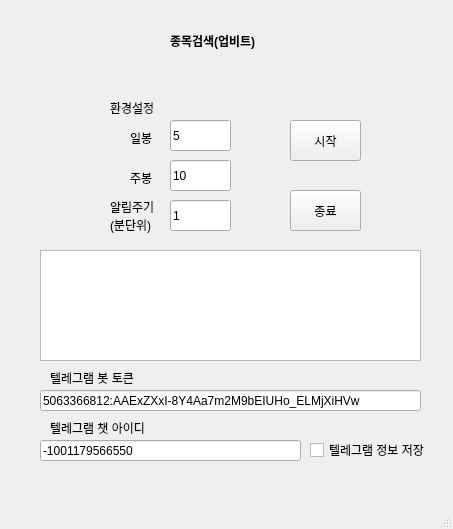
<?xml version="1.0" encoding="UTF-8"?>
<ui version="4.0">
 <class>MainWindow</class>
 <widget class="QMainWindow" name="MainWindow">
  <property name="geometry">
   <rect>
    <x>0</x>
    <y>0</y>
    <width>453</width>
    <height>529</height>
   </rect>
  </property>
  <property name="windowTitle">
   <string>MainWindow</string>
  </property>
  <widget class="QWidget" name="centralwidget">
   <widget class="QLabel" name="label">
    <property name="geometry">
     <rect>
      <x>170</x>
      <y>20</y>
      <width>101</width>
      <height>41</height>
     </rect>
    </property>
    <property name="font">
     <font>
      <bold>true</bold>
     </font>
    </property>
    <property name="text">
     <string>종목검색(업비트)</string>
    </property>
   </widget>
   <widget class="QLabel" name="label_5">
    <property name="geometry">
     <rect>
      <x>110</x>
      <y>100</y>
      <width>48</width>
      <height>16</height>
     </rect>
    </property>
    <property name="text">
     <string>환경설정</string>
    </property>
   </widget>
   <widget class="QLabel" name="label_2">
    <property name="geometry">
     <rect>
      <x>130</x>
      <y>130</y>
      <width>48</width>
      <height>16</height>
     </rect>
    </property>
    <property name="text">
     <string>일봉</string>
    </property>
   </widget>
   <widget class="QPushButton" name="pushButton_2">
    <property name="geometry">
     <rect>
      <x>290</x>
      <y>190</y>
      <width>71</width>
      <height>41</height>
     </rect>
    </property>
    <property name="text">
     <string>종료</string>
    </property>
   </widget>
   <widget class="QLabel" name="label_4">
    <property name="geometry">
     <rect>
      <x>110</x>
      <y>190</y>
      <width>51</width>
      <height>51</height>
     </rect>
    </property>
    <property name="text">
     <string>알림주기
(분단위)</string>
    </property>
   </widget>
   <widget class="QTextBrowser" name="textBrowser">
    <property name="geometry">
     <rect>
      <x>40</x>
      <y>250</y>
      <width>381</width>
      <height>111</height>
     </rect>
    </property>
   </widget>
   <widget class="QLineEdit" name="lineEdit_2">
    <property name="geometry">
     <rect>
      <x>170</x>
      <y>160</y>
      <width>61</width>
      <height>31</height>
     </rect>
    </property>
    <property name="text">
     <string>10</string>
    </property>
   </widget>
   <widget class="QLineEdit" name="lineEdit_3">
    <property name="geometry">
     <rect>
      <x>170</x>
      <y>200</y>
      <width>61</width>
      <height>31</height>
     </rect>
    </property>
    <property name="text">
     <string>1</string>
    </property>
   </widget>
   <widget class="QPushButton" name="pushButton">
    <property name="geometry">
     <rect>
      <x>290</x>
      <y>120</y>
      <width>71</width>
      <height>41</height>
     </rect>
    </property>
    <property name="text">
     <string>시작</string>
    </property>
   </widget>
   <widget class="QLabel" name="label_3">
    <property name="geometry">
     <rect>
      <x>130</x>
      <y>170</y>
      <width>48</width>
      <height>16</height>
     </rect>
    </property>
    <property name="text">
     <string>주봉</string>
    </property>
   </widget>
   <widget class="QLineEdit" name="lineEdit">
    <property name="geometry">
     <rect>
      <x>170</x>
      <y>120</y>
      <width>61</width>
      <height>31</height>
     </rect>
    </property>
    <property name="text">
     <string>5</string>
    </property>
   </widget>
   <widget class="QLabel" name="label_6">
    <property name="geometry">
     <rect>
      <x>50</x>
      <y>370</y>
      <width>101</width>
      <height>16</height>
     </rect>
    </property>
    <property name="text">
     <string>텔레그램 봇 토큰</string>
    </property>
   </widget>
   <widget class="QLabel" name="label_7">
    <property name="geometry">
     <rect>
      <x>50</x>
      <y>420</y>
      <width>111</width>
      <height>16</height>
     </rect>
    </property>
    <property name="text">
     <string>텔레그램 챗 아이디</string>
    </property>
   </widget>
   <widget class="QLineEdit" name="lineEdit_4">
    <property name="geometry">
     <rect>
      <x>40</x>
      <y>390</y>
      <width>381</width>
      <height>21</height>
     </rect>
    </property>
    <property name="text">
     <string>5063366812:AAExZXxI-8Y4Aa7m2M9bEIUHo_ELMjXiHVw</string>
    </property>
   </widget>
   <widget class="QLineEdit" name="lineEdit_5">
    <property name="geometry">
     <rect>
      <x>40</x>
      <y>440</y>
      <width>261</width>
      <height>21</height>
     </rect>
    </property>
    <property name="text">
     <string>-1001179566550</string>
    </property>
   </widget>
   <widget class="QCheckBox" name="checkBox">
    <property name="geometry">
     <rect>
      <x>310</x>
      <y>440</y>
      <width>131</width>
      <height>20</height>
     </rect>
    </property>
    <property name="text">
     <string>텔레그램 정보 저장</string>
    </property>
   </widget>
  </widget>
  <widget class="QMenuBar" name="menubar">
   <property name="geometry">
    <rect>
     <x>0</x>
     <y>0</y>
     <width>453</width>
     <height>22</height>
    </rect>
   </property>
  </widget>
  <widget class="QStatusBar" name="statusbar"/>
 </widget>
 <resources/>
 <connections>
  <connection>
   <sender>pushButton</sender>
   <signal>clicked()</signal>
   <receiver>MainWindow</receiver>
   <slot>start()</slot>
   <hints>
    <hint type="sourcelabel">
     <x>330</x>
     <y>170</y>
    </hint>
    <hint type="destinationlabel">
     <x>276</x>
     <y>162</y>
    </hint>
   </hints>
  </connection>
  <connection>
   <sender>pushButton_2</sender>
   <signal>clicked()</signal>
   <receiver>MainWindow</receiver>
   <slot>stop()</slot>
   <hints>
    <hint type="sourcelabel">
     <x>315</x>
     <y>237</y>
    </hint>
    <hint type="destinationlabel">
     <x>281</x>
     <y>235</y>
    </hint>
   </hints>
  </connection>
 </connections>
 <slots>
  <slot>start()</slot>
  <slot>stop()</slot>
 </slots>
</ui>
